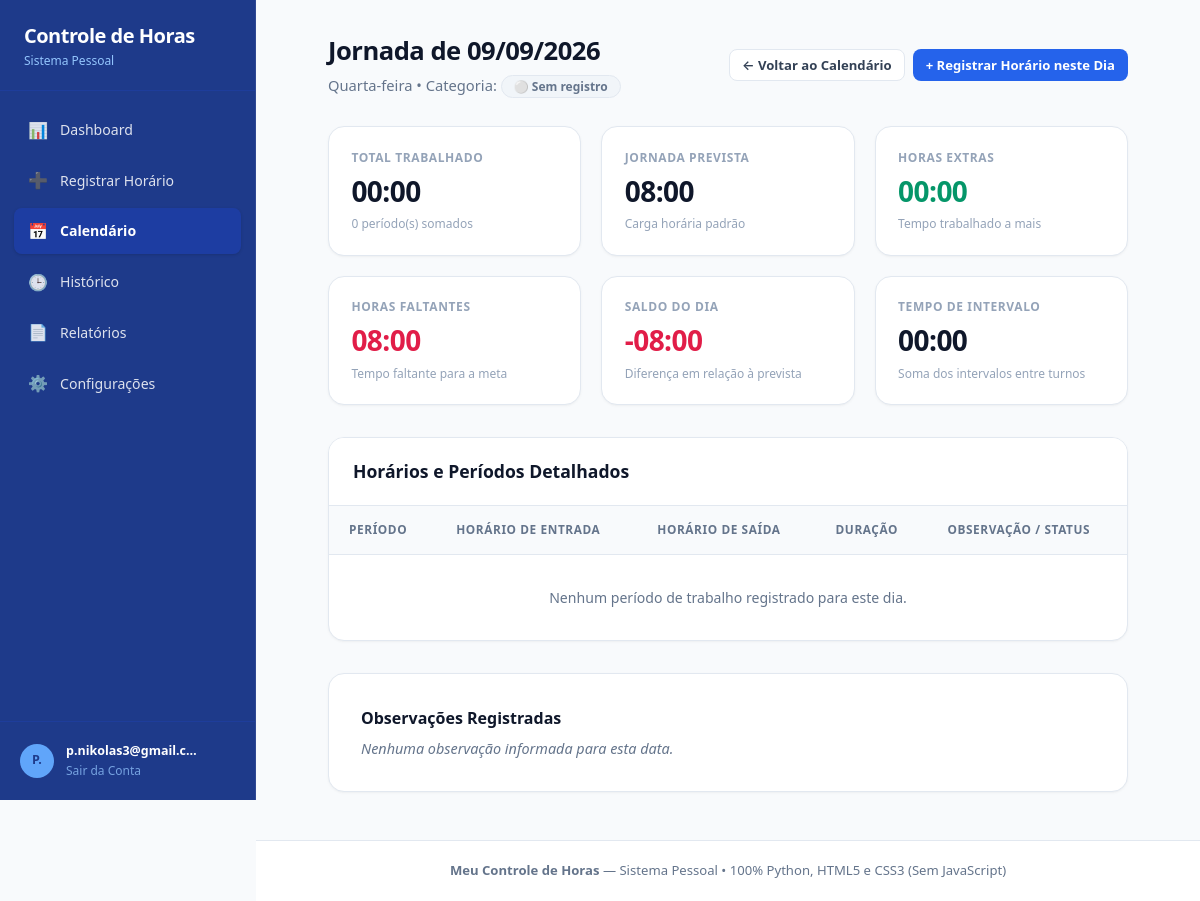
Before: /dia/2026-09-09 (signed in) with the older database file.
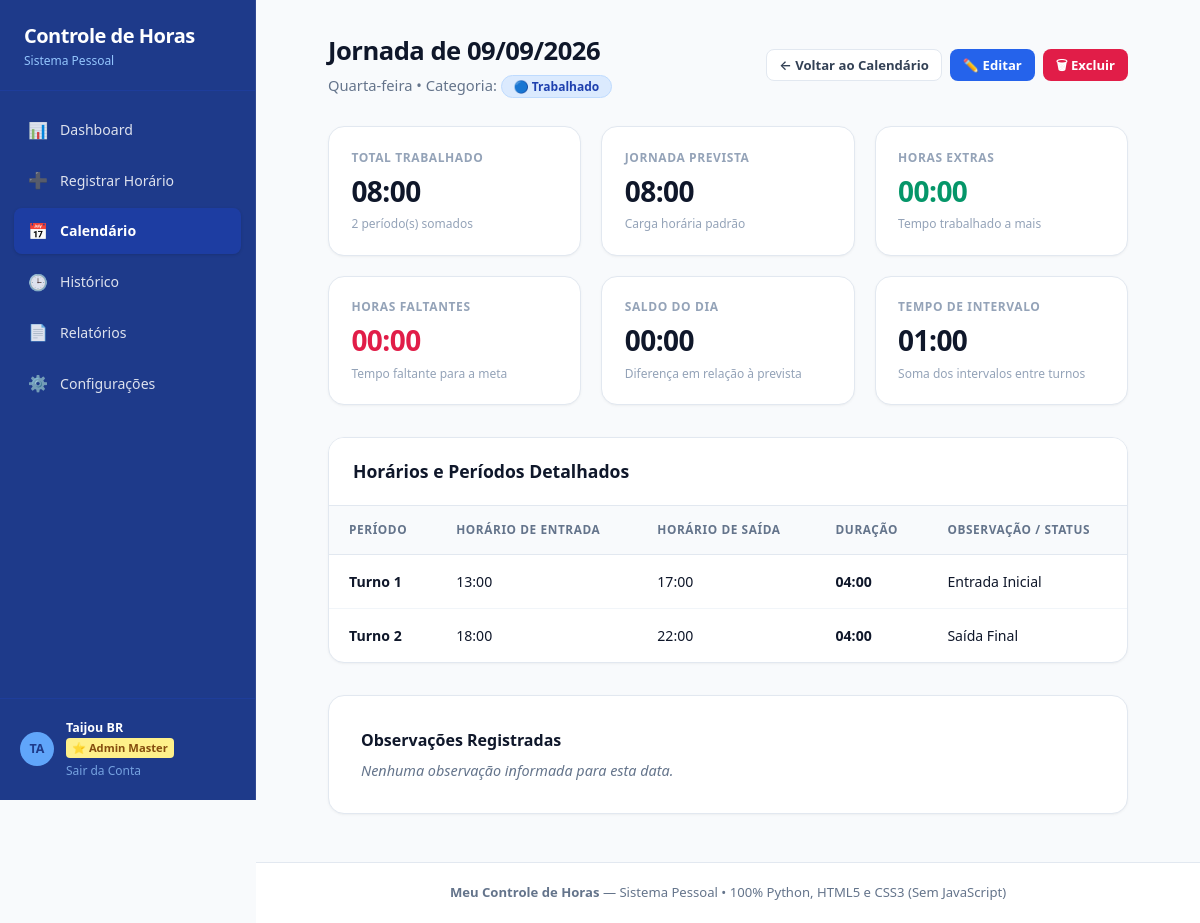
After: the same page with the newer database file.
### tables this page shows
CREATE TABLE work_periods (
        id INTEGER PRIMARY KEY AUTOINCREMENT,
        work_day_id INTEGER NOT NULL,
        period_order INTEGER NOT NULL DEFAULT 1,
        start_time TEXT NOT NULL,
        end_time TEXT NOT NULL,
        FOREIGN KEY (work_day_id) REFERENCES work_days(id) ON DELETE CASCADE
    );

### app.py (the view)
@app.route('/dia/<date_str>')
@login_required
def day_detail_view(date_str):
    user_id = session['user_id']
    try:
        dt = datetime.strptime(date_str, '%Y-%m-%d')
    except ValueError:
        flash("Data inválida.", "danger")
        return redirect(url_for('calendar_view'))
    parts = date_str.split('-')
    date_fmt = f"{parts[2]}/{parts[1]}/{parts[0]}"
    day_name_pt = WEEKDAY_NAMES_PT[dt.weekday()]
    conn = get_db()
    cursor = conn.cursor()
    cursor.execute("SELECT * FROM work_days WHERE user_id = ? AND date = ?", (user_id, date_str))
    day = cursor.fetchone()
    conn.close()
    days_data, settings = get_days_data_in_range(user_id, date_str, date_str)
    if days_data:
        metrics = days_data[0]
        has_record = True
        periods = metrics.get('periods', [])
        observation = day['observation'] if day else ''
    else:
        daily_expected = settings.get('daily_hours_minutes', 480)
        tolerance = settings.get('tolerance_minutes', 10)
        metrics = calculate_day_metrics([], daily_expected, 'trabalho', tolerance)
        has_record = False
        periods = []
        observation = ''
    return render_template(
        'day_detail.html',
        active_page='calendar',
        date_str=date_str,
        date_fmt=date_fmt,
        day_name_pt=day_name_pt,
        year=dt.year,
        month=dt.month,
        has_record=has_record,
        day=day,
        metrics=metrics,
        periods=periods,
        observation=observation
    )

### app.py (called while the page is built, shortened)
def generate_auth_token(user_id, email):
    return auth_serializer.dumps({'uid': user_id, 'email': email})

def login_required(f):
    @wraps(f)
    def decorated_function(*args, **kwargs):
        if not session.get('user_id'):
            if not restore_session_from_token():
                return redirect(url_for('login'))
        return f(*args, **kwargs)
    return decorated_function

@app.before_request
def before_req():
    if not session.get('user_id'):
        restore_session_from_token()

@app.context_processor
def inject_auth_info():
    token = ''
    if session.get('user_id') and session.get('user_email'):
        try:
            token = generate_auth_token(session['user_id'], session['user_email'])
        except Exception:
            token = ''
    return {'auth_token': token}

@app.after_request
def after_req(response):
    cookies = response.headers.getlist('Set-Cookie')
    return response

    def __call__(self, environ, start_response):
        def custom_start_response(status, headers, exc_info=None):
            new_headers = []
            for name, val in headers:
                new_headers.append((name, val))
            return start_response(status, new_headers, exc_info)
        return self.wsgi_app(environ, custom_start_response)

### database/db.py (called while the page is built, shortened)
def get_db_path():
    return DEFAULT_DB_PATH

def get_db():
    global _initialized, DB_PATH
    DB_PATH = get_db_path()
    os.makedirs(os.path.dirname(DB_PATH), exist_ok=True)
    conn = sqlite3.connect(DB_PATH, timeout=15)
    conn.row_factory = sqlite3.Row
    conn.execute("PRAGMA foreign_keys = ON;")
    return conn

### services/calculations.py (called while the page is built)
def time_to_minutes(time_str: str) -> int:
    if not time_str or ':' not in time_str:
        return 0
    parts = time_str.strip().split(':')
    try:
        hours = int(parts[0])
        minutes = int(parts[1])
        return hours * 60 + minutes
    except (ValueError, IndexError):
        return 0

def minutes_to_time_str(minutes: int) -> str:
    minutes = max(0, int(minutes))
    h = minutes // 60
    m = minutes % 60
    return f"{h:02d}:{m:02d}"

def minutes_to_balance_str(minutes: int) -> str:
    mins = int(minutes)
    if mins > 0:
        h = mins // 60
        m = mins % 60
        return f"+{h:02d}:{m:02d}"
    elif mins < 0:
        abs_m = abs(mins)
        h = abs_m // 60
        m = abs_m % 60
        return f"-{h:02d}:{m:02d}"
    else:
        return "00:00"

### templates/day_detail.html (shortened to what this page needs)
{% extends "base.html" %}
{% block content %}
<div style="max-width: 800px; margin: 0 auto;">
  <div class="page-header">
    <div>
      <h1 class="page-title">Jornada de {{ date_fmt }}</h1>
      <p class="page-subtitle">{{ day_name_pt }} • Categoria:
        {% if day and day.day_type == 'feriado' %}
          <span class="status-badge" style="background-color: #fef3c7; color: #b45309; border: 1px solid #fde68a;">🟠 Feriado</span>
        {% elif day and day.day_type == 'folga' %}
          <span class="status-badge" style="background-color: #d1fae5; color: #047857; border: 1px solid #a7f3d0;">🟢 Folga / Descanso</span>
        {% elif day and day.day_type == 'falta' %}
          <span class="status-badge status-falta">🔴 Falta / A Pagar</span>
        {% elif day and day.day_type == 'trabalho' %}
          <span class="status-badge" style="background-color: #dbeafe; color: #1e40af; border: 1px solid #bfdbfe;">🔵 Trabalhado</span>
        {% elif has_record %}
          <span class="status-badge status-registrado">{{ day.day_type|capitalize }}</span>
        {% else %}
          <span class="status-badge status-vazio">⚪ Sem registro</span>
        {% endif %}
      </p>
    </div>
    <div style="display: flex; gap: 0.5rem; flex-wrap: wrap;">
      <a href="{{ url_for('calendar_view', year=year, month=month) }}" class="btn btn-secondary btn-sm" id="btn-back-calendar">
        ← Voltar ao Calendário
      </a>
      {% if has_record %}
        <a href="{{ url_for('edit_time', day_id=day.id) }}" class="btn btn-primary btn-sm" id="btn-edit-day">
          ✏️ Editar
        </a>
        <a href="{{ url_for('confirm_delete', day_id=day.id) }}" class="btn btn-danger btn-sm" id="btn-delete-day">
          🗑 Excluir
        </a>
      {% else %}
        <a href="{{ url_for('register_time', date=date_str) }}" class="btn btn-primary btn-sm" id="btn-new-register-day">
          + Registrar Horário neste Dia
        </a>
      {% endif %}
    </div>
  </div>
  <div class="stats-grid" style="margin-bottom: 2rem;">
    <div class="stat-card">
      <div class="stat-label">Total Trabalhado</div>
      <div class="stat-value">{{ metrics.total_worked_str }}</div>
      <div class="stat-subtext">{{ metrics.periods_count }} período(s) somados</div>
    </div>
    <div class="stat-card">
      <div class="stat-label">Jornada Prevista</div>
      <div class="stat-value">{{ metrics.expected_str }}</div>
      <div class="stat-subtext">Carga horária padrão</div>
    </div>
    <div class="stat-card">
      <div class="stat-label">Horas Extras</div>
      <div class="stat-value text-positive">{{ metrics.overtime_str }}</div>
      <div class="stat-subtext">
        {% if metrics.overtime_paid %}
          <span style="display: inline-block; background: #ecfdf4; color: #166534; font-weight: 700; padding: 0.15rem 0.4rem; border-radius: 4px; border: 1px solid #86efac; font-size: 0.76rem;">
            💵 Paga em folha
          </span>
        {% else %}
          Tempo trabalhado a mais
        {% endif %}
      </div>
    </div>
    <div class="stat-card">
      <div class="stat-label">Horas Faltantes</div>
      <div class="stat-value text-negative">{{ metrics.missing_str }}</div>
      <div class="stat-subtext">Tempo faltante para a meta</div>
    </div>
    <div class="stat-card">
      <div class="stat-label">Saldo do Dia</div>
      <div class="stat-value {% if metrics.is_in_progress %}text-neutral{% elif '+' in metrics.balance_str %}text-positive{% elif '-' in metrics.balance_str %}text-negative{% else %}text-neutral{% endif %}">
        {% if metrics.is_in_progress %}
          <span style="font-size: 1.2rem; color: #d97706;">⏳ Em andamento</span>
        {% else %}
          {{ metrics.balance_str }}
        {% endif %}
      </div>
      <div class="stat-subtext">
        {% if metrics.is_in_progress %}
          Trabalho em curso (sem débito antecipado)
        {% else %}
          Diferença em relação à prevista
        {% endif %}
      </div>
    </div>
    <div class="stat-card">
      <div class="stat-label">Tempo de Intervalo</div>
      <div class="stat-value">{% if metrics.periods_count == 1 %}Sem intervalo{% else %}{{ metrics.break_str }}{% endif %}</div>
      <div class="stat-subtext">{% if metrics.periods_count == 1 %}Jornada contínua direta{% else %}Soma dos intervalos entre turnos{% endif %}</div>
    </div>
  </div>
  <div class="table-card">
    <div style="padding: 1.25rem 1.5rem; border-bottom: 1px solid var(--border-color); background: var(--bg-surface); display: flex; justify-content: space-between; align-items: center;">
      <h3 style="font-size: 1.1rem; font-weight: 700;">Horários e Períodos Detalhados</h3>
    </div>
    <div class="table-responsive">
      <table class="data-table">
        <thead>
          <tr>
            <th>Período</th>
            <th>Horário de Entrada</th>
            <th>Horário de Saída</th>
            <th>Duração</th>
            <th>Observação / Status</th>
          </tr>
        </thead>
        <tbody>
          {% if periods %}
            {% for p in periods %}
              <tr {% if not p.end_time or p.is_open %}style="background: #fffbeb;"{% endif %}>
                <td><strong>Turno {{ loop.index }}</strong></td>
                <td>{{ p.start_time }}</td>
                <td>
                  {% if p.end_time %}
                    {{ p.end_time }}
                  {% else %}
                    <span style="background: #fef3c7; color: #92400e; font-weight: 700; padding: 0.2rem 0.5rem; border-radius: 4px; border: 1px solid #fde68a; font-size: 0.82rem;">
                      ⏳ Em aberto
                    </span>
                  {% endif %}
                </td>
                <td>
                  {% if p.end_time %}
                    <strong>{{ p.duration_str }}</strong>
                  {% else %}
                    <span style="color: #b45309; font-weight: 600;">Em andamento</span>
                  {% endif %}
                </td>
                <td>
                  {% if not p.end_time or p.is_open %}
                    <span style="color: #b45309; font-weight: 700;">🕒 Turno atual em curso</span>
                  {% elif loop.first and loop.last %}
                    Turno Único
                  {% elif loop.first %}
                    Entrada Inicial
                  {% elif loop.last %}
                    Saída Final
                  {% else %}
                    Turno Intermediário
                  {% endif %}
                </td>
              </tr>
            {% endfor %}
          {% else %}
            <tr>
              <td colspan="5" style="text-align: center; padding: 2rem; color: var(--text-muted);">
                Nenhum período de trabalho registrado para este dia.
              </td>
            </tr>
          {% endif %}
        </tbody>
      </table>
    </div>
  </div>
  <div class="form-card" style="margin-top: 1.5rem; max-width: 100%;">
    <h3 style="font-size: 1rem; font-weight: 700; margin-bottom: 0.5rem;">Observações Registradas</h3>
    {% if observation %}
      <p style="font-size: 0.95rem; color: var(--text-main); background: var(--bg-subtle); padding: 1rem; border-radius: var(--radius-md); border: 1px solid var(--border-color);">
        {{ observation }}
      </p>
    {% else %}
      <p style="color: var(--text-muted); font-size: 0.9rem; font-style: italic;">
        Nenhuma observação informada para esta data.
      </p>
    {% endif %}
  </div>
</div>
{% endblock %}

### templates/base.html (shortened to what this page needs)
<!DOCTYPE html>
<html lang="pt-BR">
<head>
  <link rel="stylesheet" href="{{ url_for('static', filename='css/style.css') }}">
</head>
<body class="{% if not session.get('user_id') %}auth-page{% endif %}">
  <div class="app-layout {% if not session.get('user_id') %}unauth-layout{% endif %}">
    {% if session.get('user_id') %}
      <aside class="app-sidebar" id="app-sidebar">
        <div class="sidebar-header">
          <a href="{{ url_for('dashboard') }}" class="brand-link" id="brand-link">
            <h1 class="sidebar-brand-title">Controle de Horas</h1>
            <p class="sidebar-brand-sub">Sistema Pessoal</p>
          </a>
        </div>
        <nav class="sidebar-nav">
          <ul class="nav-menu" id="main-navigation">
            <li class="nav-item {% if active_page == 'dashboard' %}active{% endif %}">
              <a href="{{ url_for('dashboard') }}" id="nav-dashboard">
                <span class="nav-icon">📊</span>
                <span class="nav-text">Dashboard</span>
              </a>
            </li>
            <li class="nav-item {% if active_page == 'register' %}active{% endif %}">
              <a href="{{ url_for('register_time') }}" id="nav-register">
                <span class="nav-icon">➕</span>
                <span class="nav-text">Registrar Horário</span>
              </a>
            </li>
            <li class="nav-item {% if active_page == 'calendar' %}active{% endif %}">
              <a href="{{ url_for('calendar_view') }}" id="nav-calendar">
                <span class="nav-icon">📅</span>
                <span class="nav-text">Calendário</span>
              </a>
            </li>
            <li class="nav-item {% if active_page == 'history' %}active{% endif %}">
              <a href="{{ url_for('history_view') }}" id="nav-history">
                <span class="nav-icon">🕒</span>
                <span class="nav-text">Histórico</span>
              </a>
            </li>
            <li class="nav-item {% if active_page == 'reports' %}active{% endif %}">
              <a href="{{ url_for('reports_view') }}" id="nav-reports">
                <span class="nav-icon">📄</span>
                <span class="nav-text">Relatórios</span>
              </a>
            </li>
            <li class="nav-item {% if active_page == 'settings' %}active{% endif %}">
              <a href="{{ url_for('settings_view') }}" id="nav-settings">
                <span class="nav-icon">⚙️</span>
                <span class="nav-text">Configurações</span>
              </a>
            </li>
          </ul>
        </nav>
        <div class="sidebar-footer">
          <div class="sidebar-user">
            <div class="user-avatar" title="{{ session.get('user_email', 'Usuário') }}">
              {{ (session.get('user_name') or session.get('user_email', 'UC'))[:2]|upper }}
            </div>
            <div class="user-info">
              <p class="user-name">{{ session.get('user_name') or (session.get('user_email', 'Usuário').split('@')[0]|capitalize) }}</p>
              {% if session.get('user_role') == 'admin' or session.get('user_email') == 'ncodestechnologies@gmail.com' %}
                <span class="admin-badge" style="background: #fef08a; color: #854d0e; font-size: 0.7rem; font-weight: 700; padding: 2px 6px; border-radius: 4px; display: inline-block; margin-bottom: 2px;">⭐ Admin Master</span>
              {% endif %}
              <a href="{{ url_for('logout') }}" class="user-logout" id="nav-logout">Sair da Conta</a>
            </div>
          </div>
        </div>
      </aside>
    {% endif %}
    <div class="app-main-content">
      <main class="main-container {% if not session.get('user_id') %}auth-container{% endif %}">
        {% block content %}{% endblock %}
      </main>
      {% if session.get('user_id') %}
        <footer class="footer">
          <p><strong>Meu Controle de Horas</strong> — Sistema Pessoal • 100% Python, HTML5 e CSS3 (Sem JavaScript)</p>
        </footer>
      {% endif %}
    </div>
  </div>
</body>
</html>

Changed rows visible on the page:
added work_periods: start_time "13:00", end_time "17:00", duration_str "04:00", shows "Entrada Inicial"
added work_periods: start_time "18:00", end_time "22:00", duration_str "04:00", shows "Saída Final"
Other visible differences:
{{ metrics.total_worked_str }}: "00:00" → "08:00"
{{ metrics.periods_count }}: "0" → "2"
{{ metrics.missing_str }}: "08:00" → "00:00"
{{ metrics.balance_str }}: "-08:00" → "00:00"
{{ metrics.break_str }}: "00:00" → "01:00"
text no longer shown: "P. p.nikolas3@gmail.c ⚪ Sem registro + Registrar Horário neste Dia Nenhum período de trabalho registrado para este dia."
text now shown: "TA Taijou BR ⭐ Admin Master 🔵 Trabalhado ✏️ Editar 🗑 Excluir"
